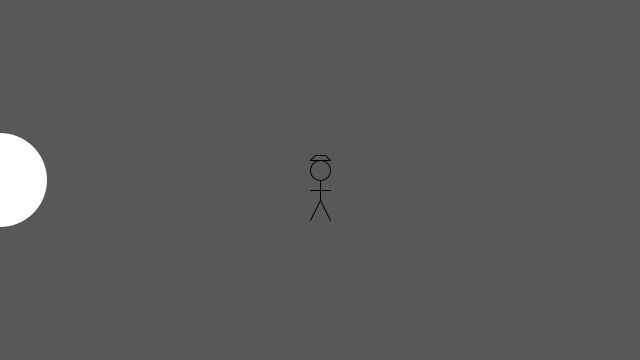
Frame 1 (no input)
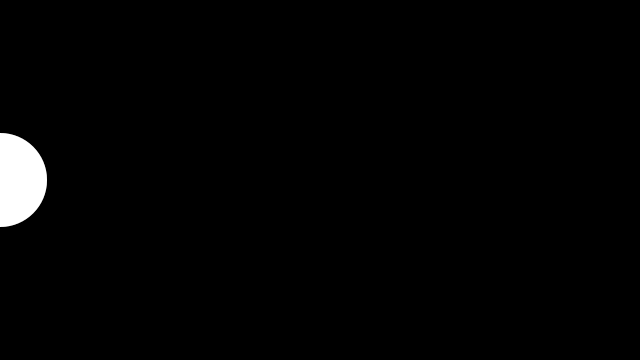
Frame 60 (the mouse pressed at the canvas centre just before this capture)
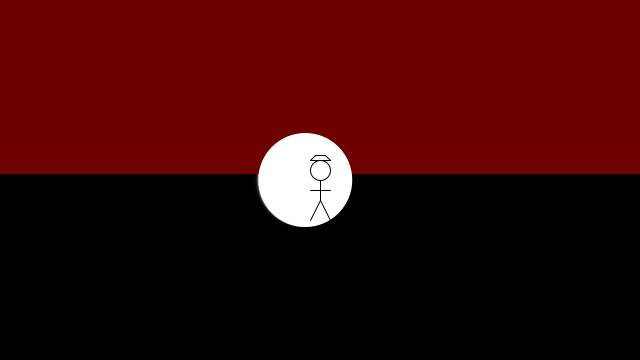
Frame 120 (the mouse held since frame 60 and released just before this capture)

The Processing sketch that drew these frames (run headless with seeded random() and noise(); from frame 60 on, the mouse is pressed at the canvas centre):

// Processing sketch: processing_115454
// ── processing_115454.pde

/**
  This processing sketch is a recreation of the classic Bond
  gun barrel sequence.
  
  NOTE: The sketch can be reset by pressing 'r' but only after
  the entire screen is red.
*/

int ballX, ballY;
int ballSize = 94;

int ry =-360; //Hidden rectangle y-position

float x;
float y;
float easing = 0.05;

boolean ballOver = false;
boolean circleOver = false;

long lastTime = 0;
color b = color(255,0,0,255);

void reset(){
  ry = -360;
  noStroke();
  fill(b);
  rect(0,ry,640,360);
  
  fill(0,145);
  rect(0, 0, width, height);
  fill(255);
  
  ellipse(x, ballY, ballSize, ballSize);
  
  stroke(0);
  line(310, 160, 330, 160);
  
  noFill();
  beginShape();
  vertex(310,160);
  vertex(315,155);
  vertex(325,155);
  vertex(330,160);
  endShape();
  
  ellipseMode(CENTER);
  ellipse(320,170,20,20);//Head
  line(320, 180,320, 200);//Torso
  line(320,190,310,190);//Left Arm
  line(320,190,330,190);//Right Arm
  line(320,200,310,220);//Left Leg
  line(320,200,330,220);//Right Leg
}

void setup(){
  size(640,360);
  
  ballX = (width/2)+(ballSize/2);
  ballY = height/2;
}

void draw(){
  fill(b);
  noStroke();
  rect(0,ry,640,360);
  //The following if statement is for the blood screen
  if(circleOver && mousePressed && ry !=0){
    ry+=3;
  }
  
  if(ry == 0){
    if(keyPressed){
      if(key == 'r'){
        reset();
      }
    }
  }
  
  fill(0,145);
  rect(0, 0, width, height);
  fill(255);
  
  update(mouseX, mouseY);
  
  float targetX = mouseX;
  float targetY = mouseY;
  float dx = targetX - x;
  float dy = targetY - y;
  if(abs(dx)>1){
    x += dx*easing;
  }
  /**
  Y-Axis easing code.
  if(abs(dy)>1){
    y += dy*easing;
  }
  */
  ellipse(x, ballY, ballSize, ballSize);
  
  if(!circleOver && ry > -140){
    stroke(b);
  }
  else{
    stroke(0);
  }
  
  line(310, 160, 330, 160);
  
  noFill();
  beginShape();
  vertex(310,160);
  vertex(315,155);
  vertex(325,155);
  vertex(330,160);
  endShape();
  
  ellipseMode(CENTER);
  ellipse(320,170,20,20);//Head
  line(320, 180,320, 200);//Torso
  line(320,190,310,190);//Left Arm
  line(320,190,330,190);//Right Arm
  line(320,200,310,220);//Left Leg
  line(320,200,330,220);//Right Leg
}

void update(int x, int y){
  if(overBall(ballX, ballY, ballSize)){
    ballOver = true;
  }
  else{
    ballOver = false;
  }
  
  if(overBall(width/2,height/2,ballSize)){
    circleOver = true;
  }
  else{
    circleOver = false;
  }
}

boolean overBall(int x, int y, int diameter){
  float disX = x - mouseX;
  float disY = y - mouseY;
  if(sqrt(sq(disX) + sq(disY)) < diameter/2 ) {
    return true;
  } else {
    return false;
  }
}
